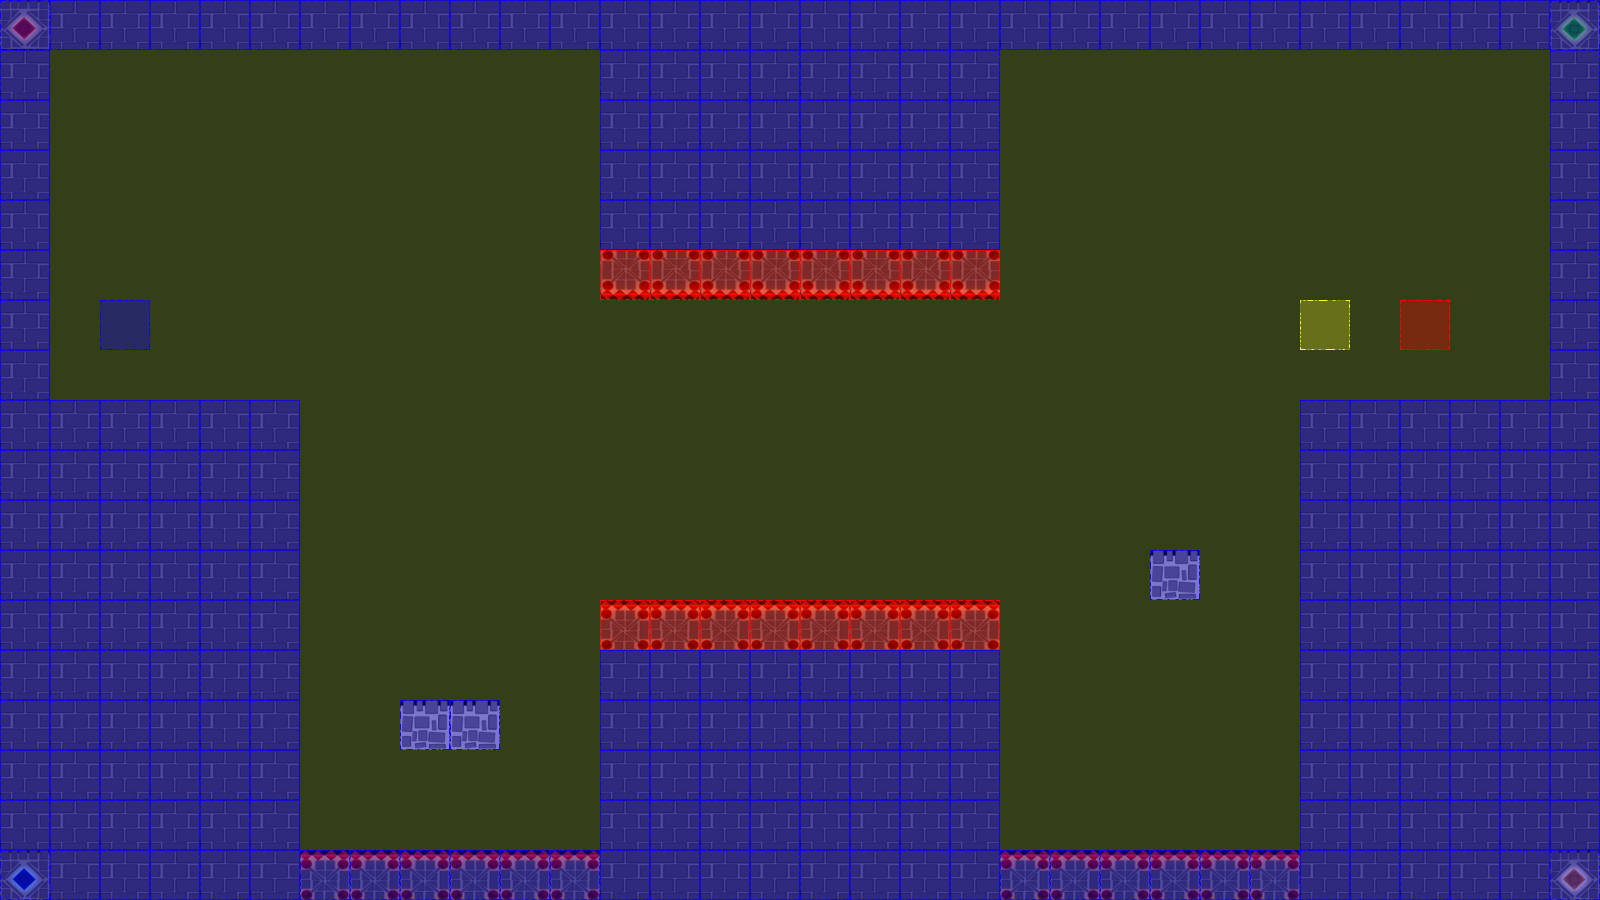

A level layout from a 2D game, rendered from its tile map. Below: a short description, then the map file with tile-grid data replaced by summaries:
An orthogonal 32x18 tile map with 50x50 px tiles, 3 tile layers (terrain, collision, event), 2 tilesets.

<map version="1.0" orientation="orthogonal" renderorder="left-up" width="32" height="18" tilewidth="50" tileheight="50" nextobjectid="3">
 <tileset firstgid="1" name="castleTile" tilewidth="50" tileheight="50" tilecount="36" columns="6">
  <image source="tiles/castleTile.png" width="300" height="300" />
 </tileset>
 <tileset firstgid="37" name="collisionTile" tilewidth="50" tileheight="50" tilecount="12" columns="3">
  <image source="tiles/collisionTile.png" width="150" height="200" />
 </tileset>
 <layer name="terrain" width="32" height="18">
  <data>[576 cells, 269 non-empty, 8 distinct tile ids]</data>
 </layer>
 <layer name="collision" width="32" height="18">
  <data>[576 cells, 576 non-empty, 3 distinct tile ids]</data>
 </layer>
 <layer name="event" width="32" height="18">
  <data>[576 cells, 3 non-empty, 3 distinct tile ids]</data>
 </layer>
</map>
